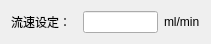
   <widget class="QWidget" name="layoutWidget">
    <property name="geometry">
     <rect>
      <x>10</x>
      <y>20</y>
      <width>211</width>
      <height>41</height>
     </rect>
    </property>
    <layout class="QGridLayout" name="gridLayout_27">
     <item row="1" column="2">
      <widget class="QLineEdit" name="leFlowSpeed"/>
     </item>
     <item row="2" column="2">
      <spacer name="verticalSpacer_52">
       <property name="orientation">
        <enum>Qt::Vertical</enum>
       </property>
       <property name="sizeHint" stdset="0">
        <size>
         <width>20</width>
         <height>40</height>
        </size>
       </property>
      </spacer>
     </item>
     <item row="1" column="0">
      <widget class="QLabel" name="lbC">
       <property name="text">
        <string>流速设定：</string>
       </property>
      </widget>
     </item>
     <item row="1" column="1">
      <spacer name="horizontalSpacer_32">
       <property name="orientation">
        <enum>Qt::Horizontal</enum>
       </property>
       <property name="sizeHint" stdset="0">
        <size>
         <width>40</width>
         <height>20</height>
        </size>
       </property>
      </spacer>
     </item>
     <item row="0" column="2">
      <spacer name="verticalSpacer_51">
       <property name="orientation">
        <enum>Qt::Vertical</enum>
       </property>
       <property name="sizeHint" stdset="0">
        <size>
         <width>20</width>
         <height>40</height>
        </size>
       </property>
      </spacer>
     </item>
     <item row="1" column="3">
      <widget class="QLabel" name="label_13">
       <property name="text">
        <string>ml/min</string>
       </property>
      </widget>
     </item>
    </layout>
   </widget>
